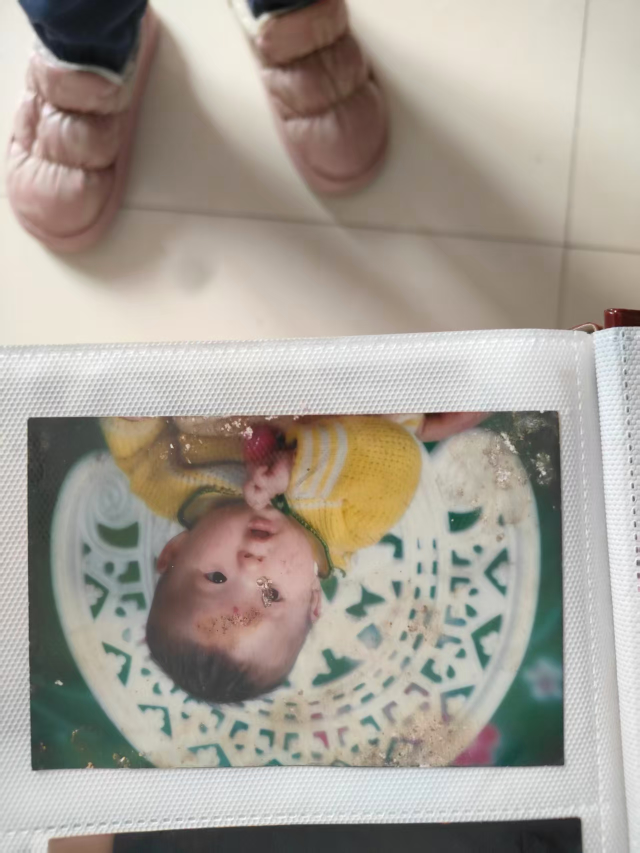
#> input picture 杨凯照片.jpg, 1279 x 1706 px (shown at 1/2 size)
$ python restore.py
#> lines starting #> are read from the running program, lines starting #| are printed output that depends on the picture; after the words box and inside, x2 and y2 are one past the last pixel; in counts of white or black regions, pixels touching at a corner belong together
#!/usr/bin/env python3
"""Restore 杨凯照片.jpg: crop from album, upright, clean stains, face enhance, color fix."""
from pathlib import Path
import cv2
import numpy as np

ROOT = Path(__file__).resolve().parents[1]
SRC = ROOT / "杨凯照片.jpg"
OUT = ROOT / "杨凯照片_修复.jpg"
CROP = ROOT / "杨凯照片_裁切原图.jpg"
MODEL = Path(__file__).resolve().parent / "models" / "GFPGANv1.4.pth"


def load_bgr(path: Path):
    return cv2.imdecode(np.fromfile(str(path), dtype=np.uint8), cv2.IMREAD_COLOR)
#> returned value is the input picture: shape (1706, 1279, 3); mean B, G, R 149.5, 159, 165.9


def save_bgr(path: Path, img):
    cv2.imencode(".jpg", img, [int(cv2.IMWRITE_JPEG_QUALITY), 95])[1].tofile(str(path))


def crop_upright(img):
    h, w = img.shape[:2]
#> h = 1706; w = 1279
    hsv = cv2.cvtColor(img, cv2.COLOR_BGR2HSV)
#> hsv: shape (1706, 1279, 3); mean H, S, V 34.6, 36.9, 168.5
    gray = cv2.cvtColor(img, cv2.COLOR_BGR2GRAY)
    mask = cv2.bitwise_and(
        cv2.inRange(hsv, (0, 20, 40), (180, 255, 255)),
        cv2.inRange(gray, 0, 210),
    )
#> mask: shape (1706, 1279); 54.9% white; 354 black regions (299 under 20 px), largest, box (x1, y1, x2, y2) and area: (0, 0, 1279, 1706) 675115, (108, 903, 598, 1522) 81592, (644, 921, 1076, 1504) 75326
    k = cv2.getStructuringElement(cv2.MORPH_RECT, (15, 15))
    mask = cv2.morphologyEx(mask, cv2.MORPH_CLOSE, k, iterations=3)
#> mask: shape (1706, 1279); 62.7% white; 15 black regions, largest, box (x1, y1, x2, y2) and area: (0, 413, 1279, 1706) 609294, (711, 0, 1164, 253) 73458, (314, 0, 525, 213) 26201
    mask = cv2.morphologyEx(mask, cv2.MORPH_OPEN, k, iterations=1)
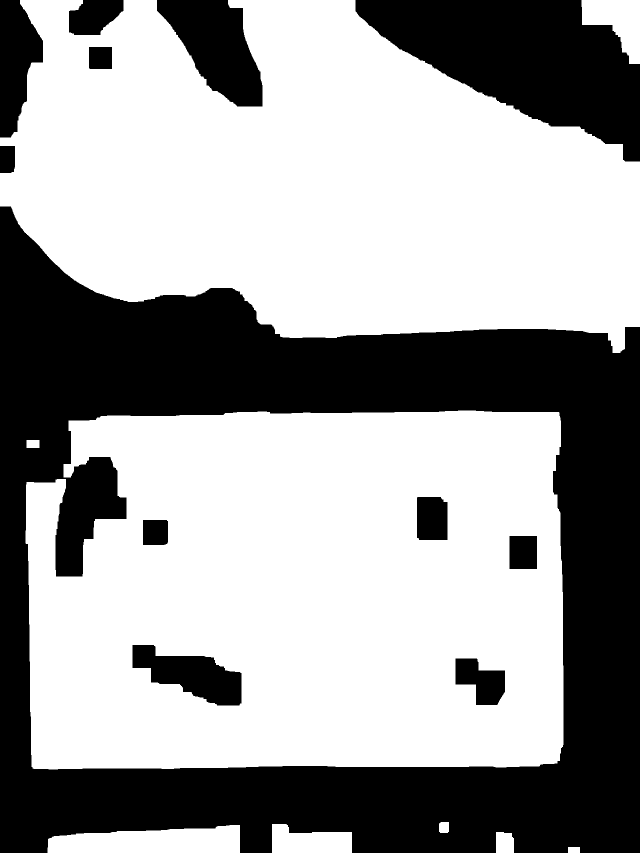
#> mask: shape (1706, 1279) (shown at 1/2 size); 62.5% white; 12 black regions
    contours, _ = cv2.findContours(mask, cv2.RETR_EXTERNAL, cv2.CHAIN_APPROX_SIMPLE)
#> contours = 9 contours; largest, box (x1, y1, x2, y2) and area: (51, 821, 1127, 1539) 720293, (0, 0, 1279, 706) 637302, (95, 1650, 480, 1706) 16654, (1163, 0, 1279, 128) 8370, (544, 1648, 704, 1706) 6938
    contours = sorted(contours, key=cv2.contourArea, reverse=True)
    x, y, bw, bh = cv2.boundingRect(contours[0])
#> x = 51; y = 821; bw = 1076; bh = 718
    pad = 8
    cropped = img[max(0, y + pad) : min(h, y + bh - pad), max(0, x + pad) : min(w, x + bw - pad)]
    return cv2.rotate(cropped, cv2.ROTATE_180)
#> returned value: shape (702, 1060, 3)


def inpaint(image, mask, r1=5, r2=12):
    m = (mask > 0).astype(np.uint8) * 255
    out = cv2.inpaint(image, m, r1, cv2.INPAINT_TELEA)
    return cv2.inpaint(out, m, r2, cv2.INPAINT_NS)


def clean(work):
    h, w = work.shape[:2]
#> h = 702; w = 1060
    # landmarks from retinaface on this photo (upright crop)
    dx, dy, gx, gy = 567, 344, 683, 364
    eye_dist = abs(gx - dx)
    mask = np.zeros((h, w), np.uint8)
    cv2.ellipse(mask, (dx, dy), (int(eye_dist * 0.55), int(eye_dist * 0.45)), 0, 0, 360, 255, -1)
#> mask: shape (702, 1060); 1.4% white; 1 white region, box (x1, y1, x2, y2) and area: (504, 292, 631, 397) 10461
    fx, fy = int((dx + gx) / 2), int(min(dy, gy) - eye_dist * 0.50)
    cv2.ellipse(mask, (fx, fy), (int(eye_dist * 0.85), int(eye_dist * 0.38)), -10, 0, 360, 255, -1)
#> mask: shape (702, 1060); 2.9% white; 1 white region, box (x1, y1, x2, y2) and area: (504, 239, 723, 397) 21286

    hsv = cv2.cvtColor(work, cv2.COLOR_BGR2HSV)
#> hsv: shape (702, 1060, 3); mean H, S, V 39.2, 52.9, 149
    _, S, V = cv2.split(hsv)
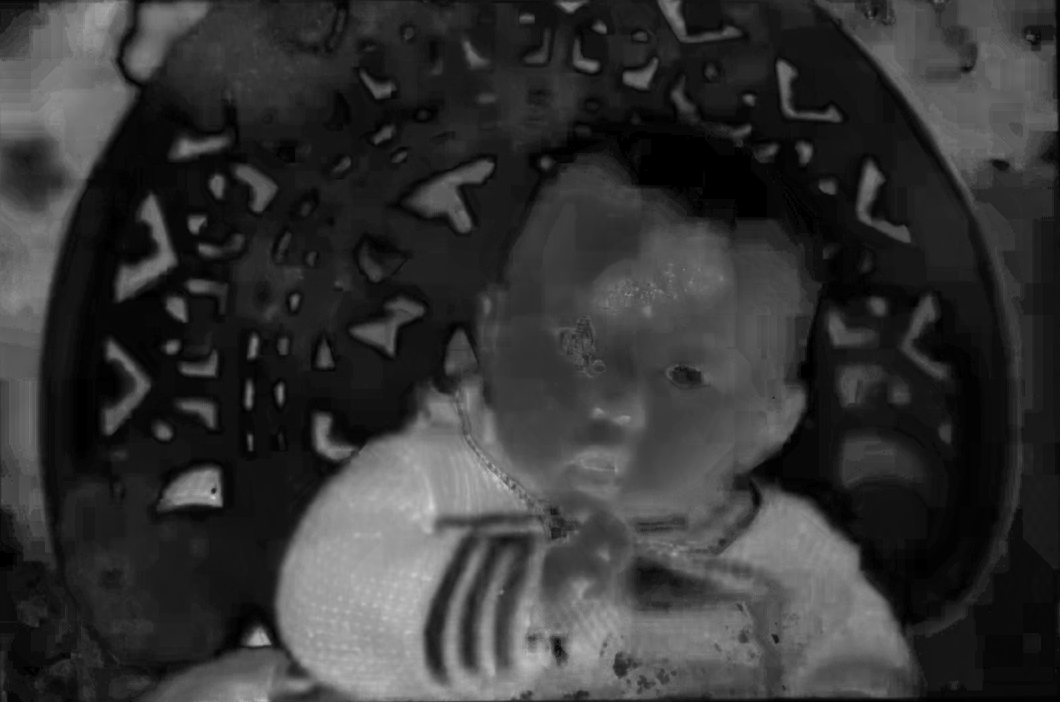
#> S: shape (702, 1060); min 0, max 213, mean 52.9
    localV = cv2.GaussianBlur(V, (41, 41), 0)
    left = np.zeros((h, w), np.uint8)
    left[:, : int(w * 0.40)] = 255
    mold = (
        (((V.astype(np.int16) - localV.astype(np.int16)) > 12) & (S < 70) & (V > 160))
        | ((V > 200) & (S < 45))
    ).astype(np.uint8) * 255
#> mold: shape (702, 1060); 9.1% white; 915 white regions (636 under 20 px), largest, box (x1, y1, x2, y2) and area: (202, 323, 423, 627) 16391, (321, 138, 527, 357) 12179, (265, 43, 426, 157) 4346
    mold = cv2.bitwise_and(mold, left)
#> mold: shape (702, 1060); 5.9% white; 539 white regions (382 under 20 px), largest, box (x1, y1, x2, y2) and area: (202, 323, 423, 627) 16391, (321, 146, 424, 289) 4351, (265, 43, 424, 157) 4341
    bot = np.zeros((h, w), np.uint8)
    bot[int(h * 0.87) :, :] = 255
    mold = cv2.bitwise_or(mold, cv2.bitwise_and((((V > 185) & (S < 55)).astype(np.uint8) * 255), bot))
#> mold: shape (702, 1060); 6.5% white; 567 white regions (399 under 20 px), largest, box (x1, y1, x2, y2) and area: (145, 323, 423, 658) 19117, (321, 146, 424, 289) 4351, (265, 43, 424, 157) 4341
    num, labels, stats, _ = cv2.connectedComponentsWithStats(mold)
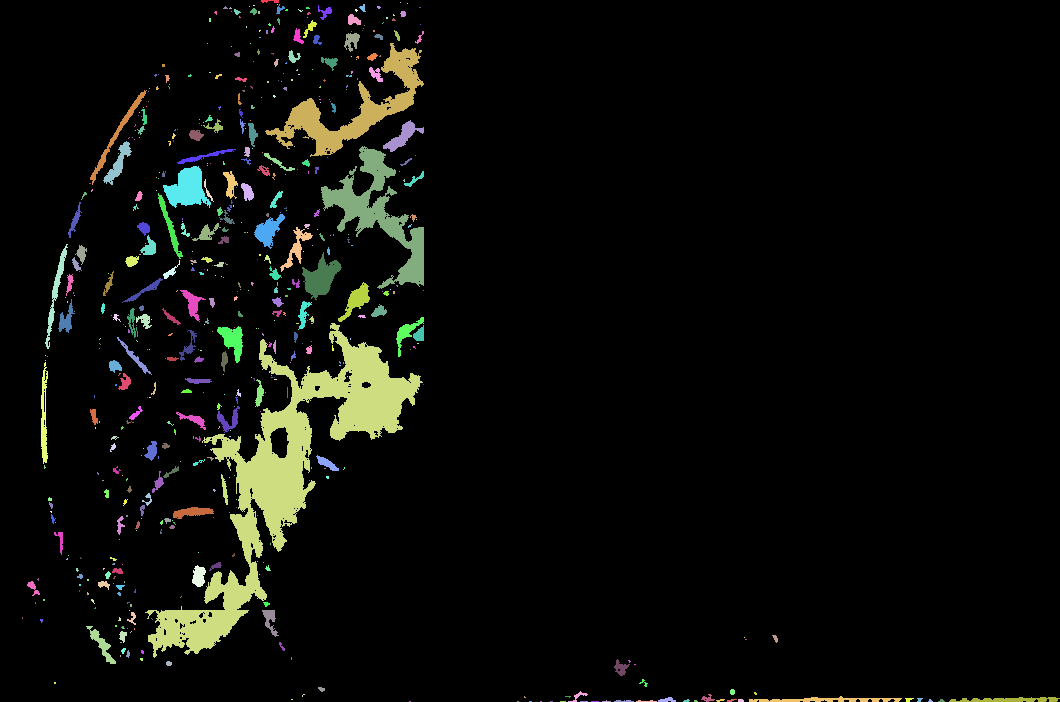
#> labels: shape (702, 1060) int32; 568 distinct labels, from 0 to 567; one colour per label, 0 black
#> num = 568; stats = 568 rows, first 6: [0, 0, 1060, 702, 695837], [261, 0, 18, 3, 38], [400, 2, 1, 1, 1], [407, 3, 1, 1, 1], [253, 5, 2, 1, 2], [277, 4, 1, 1, 1]
    for i in range(1, num):
        if 20 <= stats[i, cv2.CC_STAT_AREA] <= 12000:
            mask[labels == i] = 255
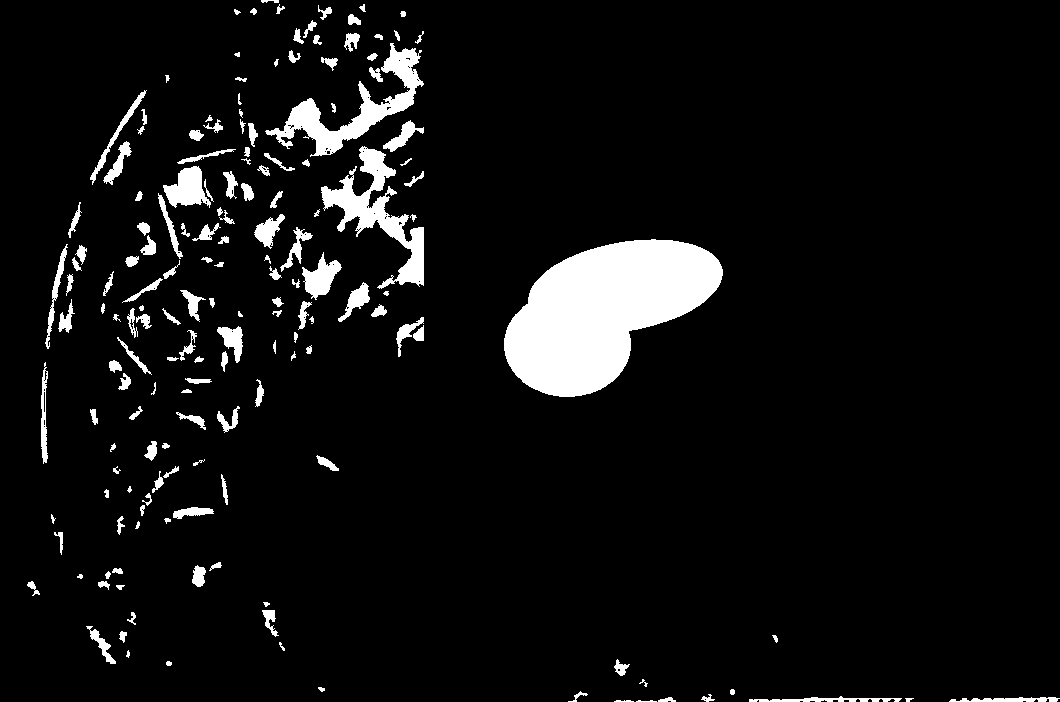
#> mask: shape (702, 1060); 6.6% white; 168 white regions, largest, box (x1, y1, x2, y2) and area: (504, 239, 723, 397) 21286, (321, 146, 424, 289) 4351, (265, 43, 424, 157) 4341

    gray = cv2.cvtColor(work, cv2.COLOR_BGR2GRAY)
#> gray: shape (702, 1060)
    spec = cv2.subtract(gray, cv2.GaussianBlur(gray, (5, 5), 0))
    _, speck = cv2.threshold(spec, 22, 255, cv2.THRESH_BINARY)
#> speck: shape (702, 1060); 0.04% white in thin lines or dots
    num, labels, stats, _ = cv2.connectedComponentsWithStats(speck)
#> labels: shape (702, 1060) int32; 55 distinct labels, from 0 to 54
#> num = 55; stats = 55 rows, first 6: [0, 0, 1060, 702, 743835], [26, 0, 2, 1, 2], [971, 66, 2, 1, 2], [1059, 73, 1, 4, 4], [1059, 85, 1, 3, 3], [1059, 91, 1, 40, 40]
    for i in range(1, num):
        if 2 <= stats[i, cv2.CC_STAT_AREA] <= 40:
            mask[labels == i] = 255

    mask = cv2.dilate(mask, cv2.getStructuringElement(cv2.MORPH_ELLIPSE, (5, 5)), 1)
#> mask: shape (702, 1060); 9.9% white; 125 white regions (2 under 20 px), largest, box (x1, y1, x2, y2) and area: (502, 237, 725, 399) 22507, (312, 118, 426, 298) 7015, (263, 28, 426, 169) 6319
    work = inpaint(work, mask)
#> in inpaint, `out = cv2.inpaint(image, m, r1, cv2.INPAINT_TELEA)`:
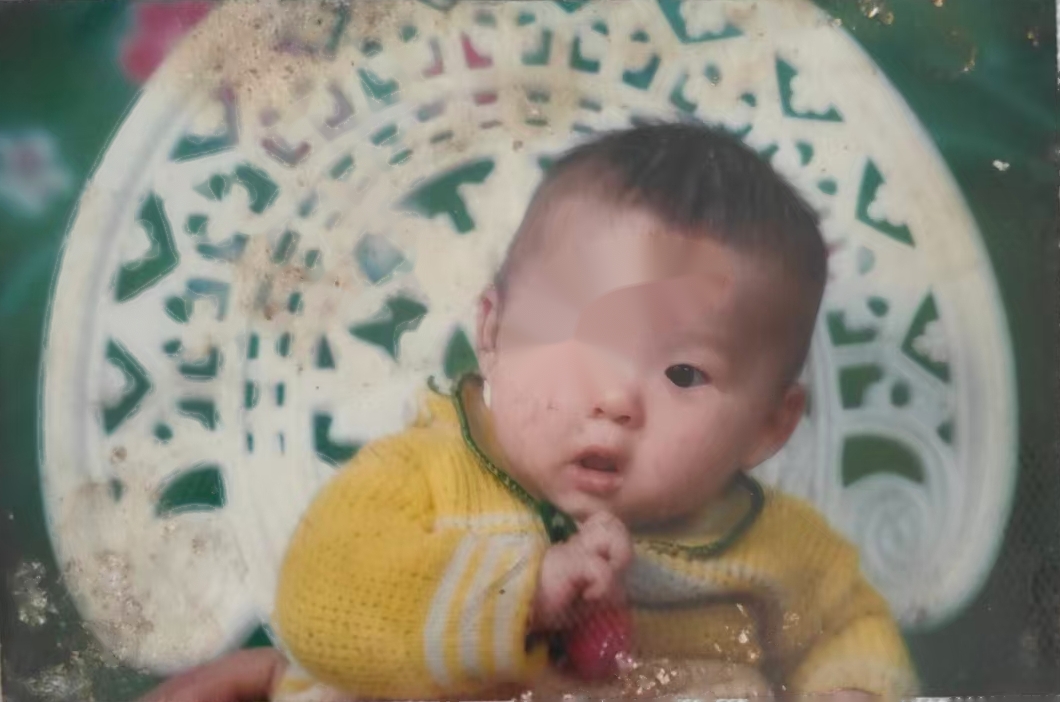
#> out: shape (702, 1060, 3); mean B, G, R 122.4, 136.5, 142.1

    ew, eh = int(eye_dist * 0.50), int(eye_dist * 0.40)
    good = work[max(0, gy - eh) : min(h, gy + eh), max(0, gx - ew) : min(w, gx + ew)].copy()
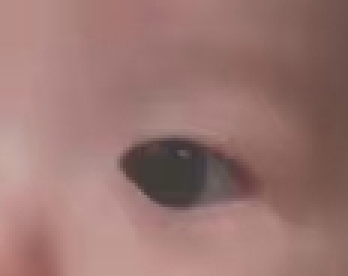
#> good: shape (92, 116, 3) (shown 3 times larger); mean B, G, R 113.3, 118.1, 154.7
    src = cv2.flip(good, 1)
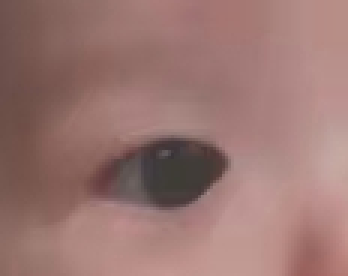
#> src: shape (92, 116, 3) (shown 3 times larger); mean B, G, R 113.3, 118.1, 154.7
    cm = 255 * np.ones(src.shape[:2], np.uint8)
    cv2.ellipse(cm, (src.shape[1] // 2, src.shape[0] // 2), (int(src.shape[1] * 0.4), int(src.shape[0] * 0.4)), 0, 0, 360, 255, -1)
#> cm: shape (92, 116); every value is 255
    if ew < dx < w - ew and eh < dy < h - eh:
        work = cv2.seamlessClone(src, work, cm, (dx, dy), cv2.NORMAL_CLONE)
    return cv2.bilateralFilter(work, 5, 30, 30)


def enhance(work):
    from gfpgan import GFPGANer

    restorer = GFPGANer(
        model_path=str(MODEL),
        upscale=2,
        arch="clean",
        channel_multiplier=2,
        bg_upsampler=None,
    )
    _, _, out = restorer.enhance(work, has_aligned=False, only_center_face=True, paste_back=True, weight=0.7)
    b, g, r = cv2.split(out.astype(np.float32))
    mb, mg, mr = b.mean(), g.mean(), r.mean()
    m = (mb + mg + mr) / 3
    bal = cv2.merge(
        [
            np.clip(b * ((m / mb) ** 0.6), 0, 255),
            np.clip(g * ((m / mg) ** 0.6), 0, 255),
            np.clip(r * ((m / mr) ** 0.6), 0, 255),
        ]
    ).astype(np.uint8)
    lab = cv2.cvtColor(bal, cv2.COLOR_BGR2LAB)
    L, A, B = cv2.split(lab)
    L = cv2.createCLAHE(1.8, (8, 8)).apply(L)
    bal = cv2.cvtColor(cv2.merge([L, A, B]), cv2.COLOR_LAB2BGR)
    final = cv2.addWeighted(bal, 1.2, cv2.GaussianBlur(bal, (0, 0), 1.0), -0.2, 0)
    hsv = cv2.cvtColor(final, cv2.COLOR_BGR2HSV).astype(np.float32)
    hsv[:, :, 1] = np.clip(hsv[:, :, 1] * 1.07, 0, 255)
    return cv2.cvtColor(hsv.astype(np.uint8), cv2.COLOR_HSV2BGR)


def main():
    img = load_bgr(SRC)
    crop = crop_upright(img)
    save_bgr(CROP, crop)
    cleaned = clean(crop)
    if MODEL.exists():
        final = enhance(cleaned)
    else:
        print("GFPGAN model missing, saving cleaned only:", MODEL)
        final = cleaned
    save_bgr(OUT, final)
    print("wrote", OUT)


if __name__ == "__main__":
    main()
